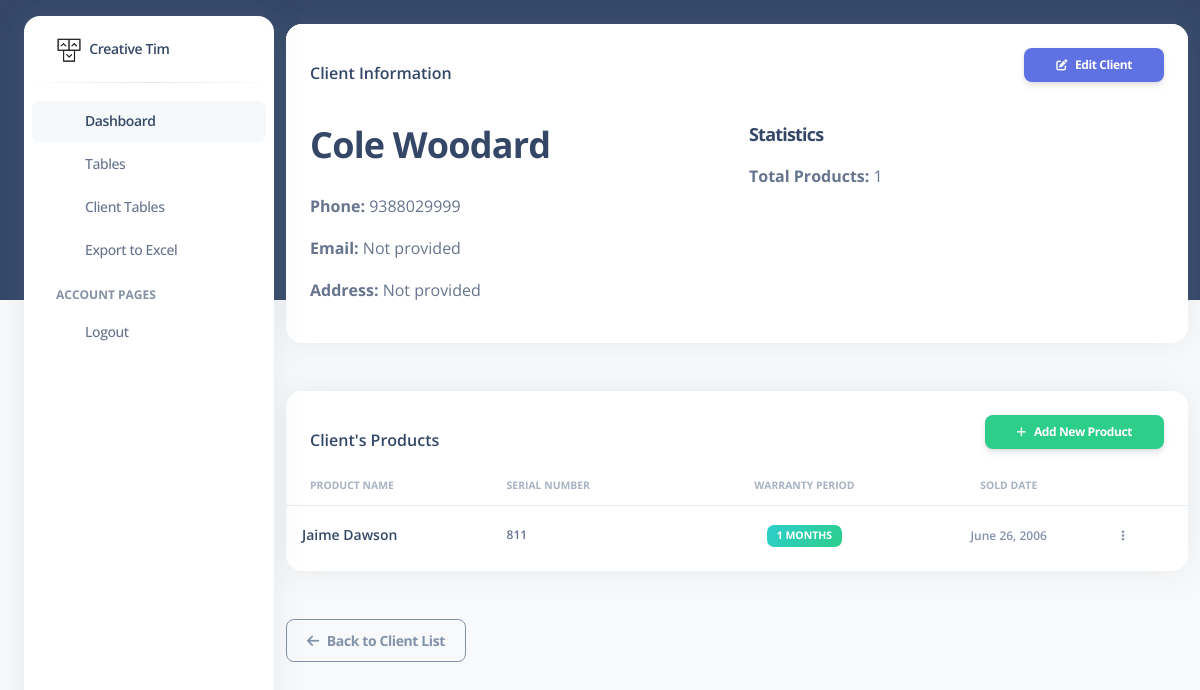
/product/clients/8/ (signed in), run on the app's committed database.
### product/models.py (models this page shows, shortened)
class Client(models.Model):
    name = models.CharField(max_length=255, verbose_name="Client Name")
    phone = models.CharField(
        max_length=15,
        unique=True,
        verbose_name="Phone Number",
        help_text="Enter the phone number (up to 15 digits)."
    )

class Product(models.Model):
    name = models.CharField(max_length=100, verbose_name="Product Name")
    is_warranty_active = models.BooleanField(
        default=True,
        verbose_name="Is Warranty Active",
        help_text="Indicates if the product warranty is still valid."
    )
    warranty_period = models.PositiveIntegerField(
        verbose_name="Warranty Period (Months)",
        help_text="Warranty duration in months (must be positive)."
    )
    sold_date = models.DateField(
        default=date.today,
        verbose_name="Date Sold",
        help_text="Date when the product was sold."
    )
    serial_number = models.CharField(
        max_length=50,  # Optimal uzunlik tanlangan
        unique=True,
        verbose_name="Serial Number",
        help_text="Unique identifier for the product."
    )
    client = models.ForeignKey(
        Client,
        on_delete=models.SET_NULL,
        null=True,
        blank=True,
        related_name='products'
    )
    created_at = models.DateTimeField(auto_now_add=True, verbose_name="Created At")
    updated_at = models.DateTimeField(auto_now=True, verbose_name="Last Updated")
    class Meta:
        verbose_name = "Product"
        verbose_name_plural = "Products"
        ordering = ['-created_at']

### product/views.py (the view)
# urls.py: path('clients/<int:pk>/', views.client_detail, name='client_detail'),
def client_detail(request, pk):
    client = get_object_or_404(Client, pk=pk)
    products = client.products.all()
    paginator = Paginator(products, 10)
    page_number = request.GET.get('page')
    page_obj = paginator.get_page(page_number)
    return render(request, 'pages/client_detail.html', {
        'client': client,
        'page_obj': page_obj,
        'title': f"Client Details: {client.name}"
    })

### templates/pages/client_detail.html (shortened to what this page needs)
{% extends 'pages/base.html' %}
{% block content %}
<div class="container-fluid py-4">
    <div class="row">
        <div class="col-12">
            <div class="card mb-4">
                <div class="card-header pb-0 d-flex justify-content-between align-items-center">
                    <h6 class="mb-0">Client Information</h6>
                    <a href="{% url 'client_update' client.id %}" class="btn btn-primary btn-sm">
                        <i class="fas fa-edit me-2"></i>Edit Client
                    </a>
                </div>
                <div class="card-body">
                    <div class="row">
                        <div class="col-md-6">
                            <h2 class="text-xl font-semibold mb-4">{{ client.name }}</h2>
                            <p><strong>Phone:</strong> {{ client.phone }}</p>
                            <p><strong>Email:</strong> {{ client.email|default:"Not provided" }}</p>
                            <p><strong>Address:</strong> {{ client.address|default:"Not provided" }}</p>
                        </div>
                        <div class="col-md-6">
                            <h3 class="text-lg font-semibold mb-3">Statistics</h3>
                            <p><strong>Total Products:</strong> {{ client.products.count }}</p>
                        </div>
                    </div>
                </div>
            </div>
        </div>
    </div>
    <div class="row mt-4">
        <div class="col-12">
            <div class="card mb-4">
                <div class="card-header pb-0 d-flex justify-content-between align-items-center">
                    <h6 class="mb-0">Client's Products</h6>
                    <a href="{% url 'product_create' %}?client_id={{ client.id }}" class="btn btn-success btn-sm">
                        <i class="fas fa-plus me-2"></i>Add New Product
                    </a>
                </div>
                <div class="card-body px-0 pt-0 pb-2">
                    <div class="table-responsive p-0">
                        <table class="table align-items-center mb-0">
                            <thead>
                            <tr>
                                <th class="text-uppercase text-secondary text-xxs font-weight-bolder opacity-7">Product
                                    Name
                                </th>
                                <th class="text-uppercase text-secondary text-xxs font-weight-bolder opacity-7 ps-2">
                                    Serial Number
                                </th>
                                <th class="text-center text-uppercase text-secondary text-xxs font-weight-bolder opacity-7">
                                    Warranty Period
                                </th>
                                <th class="text-center text-uppercase text-secondary text-xxs font-weight-bolder opacity-7">
                                    Sold Date
                                </th>
                                <th class="text-secondary opacity-7"></th>
                            </tr>
                            </thead>
                            <tbody>
                            {% for product in client.products.all %}
                            <tr>
                                <td>
                                    <div class="d-flex px-2 py-1">
                                        <div class="d-flex flex-column justify-content-center">
                                            <h6 class="mb-0 text-sm">{{ product.name }}</h6>
                                        </div>
                                    </div>
                                </td>
                                <td>
                                    <p class="text-xs font-weight-bold mb-0">{{ product.serial_number }}</p>
                                </td>
                                <td class="align-middle text-center text-sm">
                                    <span class="badge badge-sm bg-gradient-success">{{ product.warranty_period }} months</span>
                                </td>
                                <td class="align-middle text-center">
                                    <span class="text-secondary text-xs font-weight-bold">{{ product.sold_date }}</span>
                                </td>
                                <td class="align-middle">
                                    <a href="{% url 'product_detail' product.id %}"
                                       class="btn btn-link text-secondary mb-0">
                                        <i class="fa fa-ellipsis-v text-xs"></i>
                                    </a>
                                </td>
                            </tr>
                            {% endfor %}
                            </tbody>
                        </table>
                    </div>
                </div>
            </div>
        </div>
    </div>
    <div class="row mt-4">
        <div class="col-12">
            <a href="{% url 'client_list' %}" class="btn btn-outline-secondary">
                <i class="fas fa-arrow-left me-2"></i>Back to Client List
            </a>
        </div>
    </div>
</div>
{% endblock %}

### data on the page
Client: name "Cole Woodard", phone "9388029999", products.count "1"
Product: name "Jaime Dawson", serial_number "811", warranty_period "1", sold_date "June 26, 2006"

### other printed values
{{ client.email|default:"Not provided" }} "Not provided"
{{ client.address|default:"Not provided" }} "Not provided"
